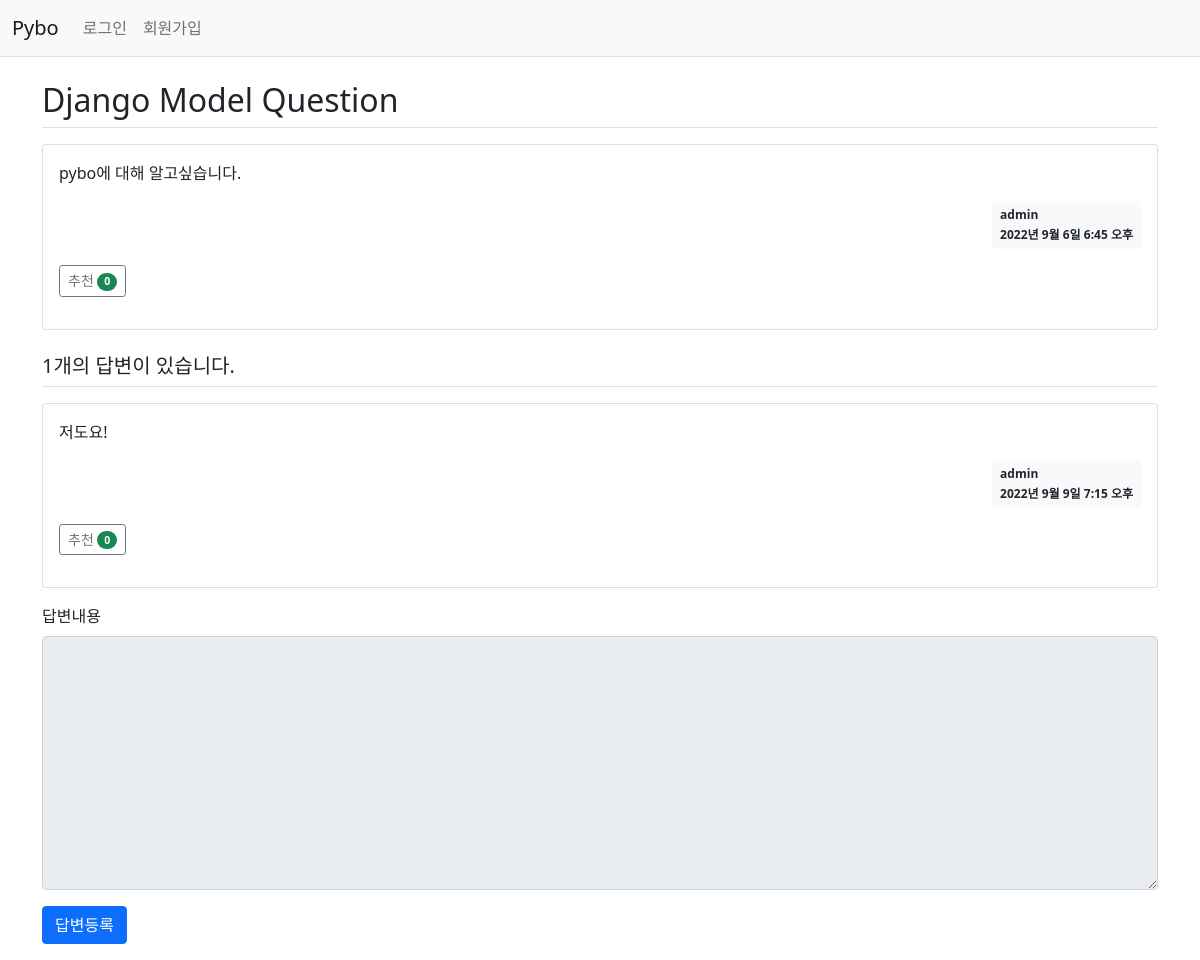
Screenshot of /pybo/2/ with the database file from the repository.
### pybo/models.py (models this page shows, shortened)
class Question(models.Model):
    author = models.ForeignKey(User, on_delete=models.CASCADE, related_name='author_question')
    subject = models.CharField(max_length=200)
    content = models.TextField()
    create_date = models.DateTimeField()
    modify_date = models.DateTimeField(null=True, blank=True)
    voter = models.ManyToManyField(User, related_name='voter_question')

class Answer(models.Model):
    author = models.ForeignKey(User, on_delete=models.CASCADE, related_name='author_answer')
    question = models.ForeignKey(Question, on_delete=models.CASCADE)
    content = models.TextField()
    create_date = models.DateTimeField()
    modify_date = models.DateTimeField(null=True, blank=True)
    voter = models.ManyToManyField(User, related_name='voter_answer')

### pybo/views/base_views.py (the view)
def detail(request, question_id):
    question = get_object_or_404(Question, pk=question_id)
    context = {'question': question}
    return render(request, 'pybo/question_detail.html', context)

### pybo/templatetags/pybo_filter.py (called while the page is built)
@register.filter
def mark(value):
    extensions = ["nl2br", "fenced_code"]
    return mark_safe(markdown.markdown(value, extensions=extensions))

### templates/pybo/question_detail.html (shortened to what this page needs)
{% extends 'base.html' %}
{% load pybo_filter %}
{% block content %}
<div class="container my-3">
    <h2 class="border-bottom py-2">{{ question.subject }}</h2>
    <div class="card my-3">
        <div class="card-body">
            <div class="card-text">{{ question.content|mark }}</div>
            <div class="d-flex justify-content-end">
                <div class="badge bg-light text-dark p-2 text-start">
                    <div class="mb-2">{{ question.author.username }}</div>
                    <div>{{ question.create_date }}</div>
                </div>
            </div>
            <div class="my-3">
                <a href="javascript:void(0)" data-uri="{% url 'pybo:question_vote' question.id  %}"
                   class="recommend btn btn-sm btn-outline-secondary"> 추천
                    <span class="badge rounded-pill bg-success">{{question.voter.count}}</span>
                </a>
            </div>
        </div>
    </div>
    <h5 class="border-bottom my-3 py-2">{{question.answer_set.count}}개의 답변이 있습니다.</h5>
    {% for answer in question.answer_set.all %}
    <div class="card my-3">
        <div class="card-body">
            <div class="card-text">{{ answer.content|mark }}</div>
            <div class="d-flex justify-content-end">
                <div class="badge bg-light text-dark p-2 text-start">
                    <div class="mb-2">{{ answer.author.username }}</div>
                    <div>{{ answer.create_date }}</div>
                </div>
            </div>
            <div class="my-3">
                <a href="javascript:void(0)" data-uri="{% url 'pybo:answer_vote' answer.id  %}"
                   class="recommend btn btn-sm btn-outline-secondary"> 추천
                    <span class="badge rounded-pill bg-success">{{answer.voter.count}}</span>
                </a>
            </div>
        </div>
    </div>
    {% endfor %}
    <form action="{% url 'pybo:answer_create' question.id %}" method="post" class="my-3">
        <div class="mb-3">
            <label for="content" class="form-label">답변내용</label>
            <textarea {% if not user.is_authenticated %}disabled{% endif %}
                      name="content" id="content" class="form-control" rows="10"></textarea>
        </div>
        <input type="submit" value="답변등록" class="btn btn-primary">
    </form>
</div>
{% endblock %}

### rows the page displays
Question: subject "Django Model Question", content|mark "pybo에 대해 알고싶습니다.", author.username "admin", create_date "2022년 9월 6일 6:45 오후", voter.count "0", answer_set.count "1"
Answer: content|mark "저도요!", author.username "admin", create_date "2022년 9월 9일 7:15 오후", voter.count "0"
